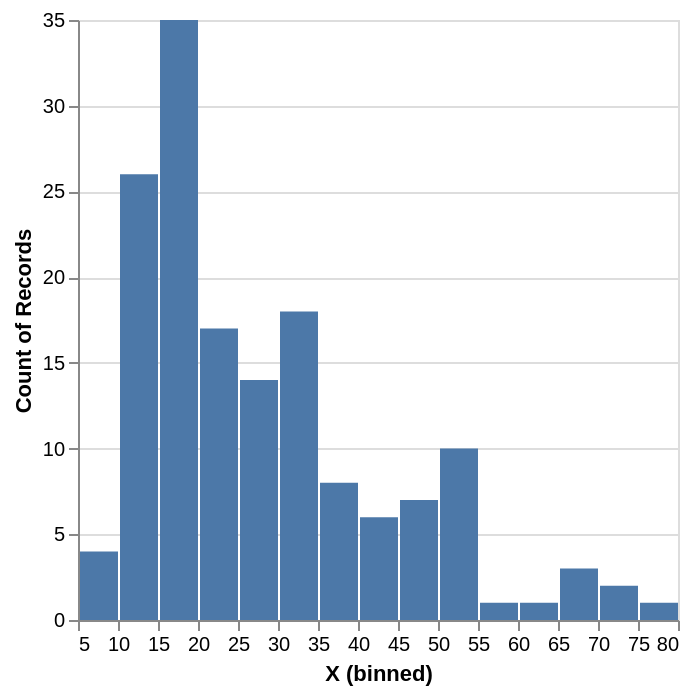

Notebook code cell kept with this figure:
### Code cell
chart1 = alt.Chart(round2).mark_bar().encode(
    alt.X("X:Q", bin=alt.Bin(maxbins=20)),
    y='count()',
)
chart1

### Figure 1 — Vega-Lite specification as saved in the notebook (floating-point values rounded to 4 significant figures; data arrays with more than 128 entries replaced by an {"elided": "..."} marker saying what was removed)
{"config": {"view": {"continuousWidth": 300, "continuousHeight": 300}}, "data": {"name": "data-4e9b7676cd1c67fedcf4cd274a5571fd"}, "mark": {"type": "bar"}, "encoding": {"x": {"bin": {"maxbins": 20}, "field": "X", "type": "quantitative"}, "y": {"aggregate": "count", "type": "quantitative"}}, "$schema": "https://vega.github.io/schema/vega-lite/v5.20.1.json", "datasets": {"data-4e9b7676cd1c67fedcf4cd274a5571fd": {"elided": "153 records"}}}
